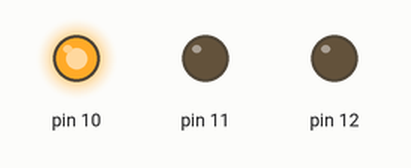
The sketch below on a simulated Arduino Uno, built with avr-gcc and run on an emulated ATmega328P. On the bench: output pins drawn as LEDs (lit = HIGH).

Above: at 0.1 s.
At 0.9 s:
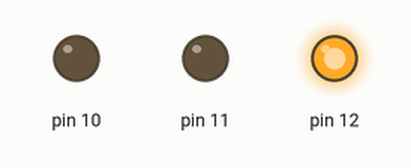
At 1.7 s:
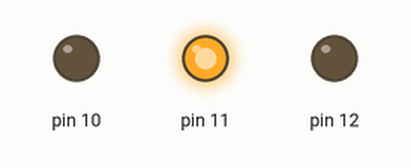
At 2.7 s:
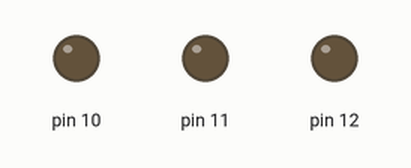
Timing chart, 0 to 3.0 s (numbered marks = the images above):
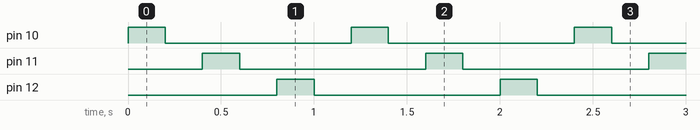

Measured:
- by itself, pin 10–12: alternates HIGH for 0.20 s and LOW for 1.0 s
- by itself, everything shown: repeats every 1.2 s, in 6 steps

The sketch:

led2.ino
```cpp
void setup() {
  // inicializa los pines del 10 al 12 como salida

  for ( int i = 10 ; i <= 12 ; i++)
  {
    pinMode(i, OUTPUT);
  }

}

// the loop routine runs over and over again forever:
void loop() {
  /* enciende y apaga cada uno de los 3 pines con una espera
  de 0.2 segundos*/
  for (int i=10 ; i <= 12 ; i++)
  {
       digitalWrite( i , HIGH) ;
       delay (200) ;
       digitalWrite( i , LOW);
       delay (200) ;
  }
}
```
